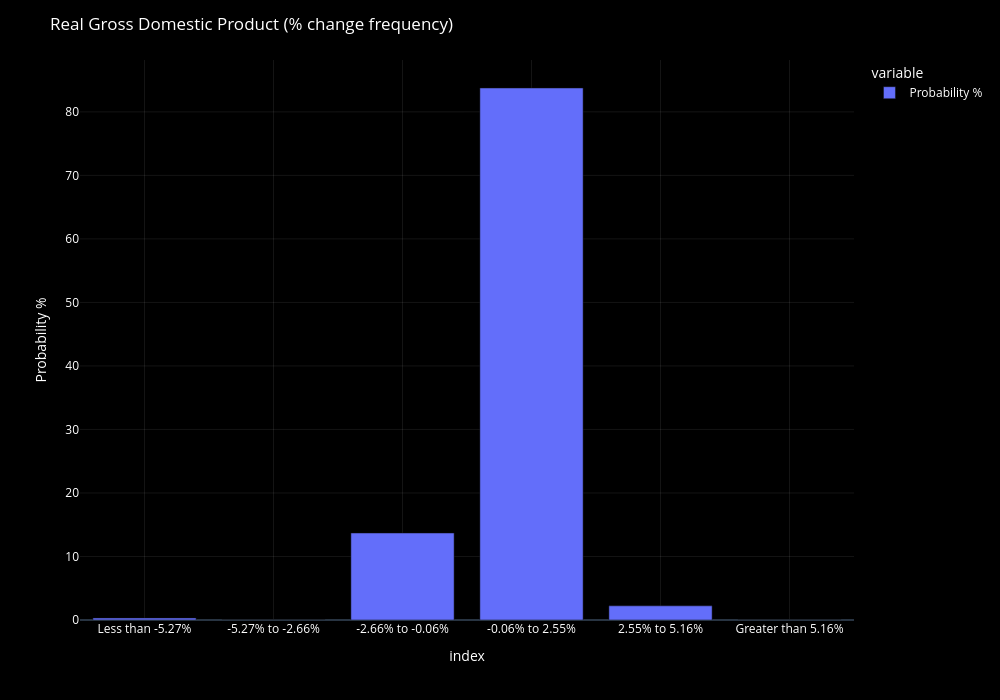

The notebook cell this image was saved under:
### Code cell
fig = plot_df_chart(
    freq_table[['Probability %']],
    chart_title = f'{DICT[INDICATOR]['title']} (% change frequency)',
    chart_type = "bar",
    yaxis_title = "Probability %",
    width=1000,
    height=700,
    show_rangeslider=False
)

### Figure 1 — Plotly figure (JSON) as saved in the notebook; plotly's stock layout.template omitted (floating-point values rounded to 4 significant figures)
{"data": [{"hovertemplate": "<b>%{fullData.name}</b><br>%{y:.2f}<extra></extra>", "legendgroup": "Probability %", "marker": {"color": "#636efa", "pattern": {"shape": ""}}, "name": "Probability %", "orientation": "v", "showlegend": true, "textposition": "auto", "type": "bar", "x": ["Less than -5.27%", "-5.27% to -2.66%", "-2.66% to -0.06%", "-0.06% to 2.55%", "2.55% to 5.16%", "Greater than 5.16%"], "xaxis": "x", "y": [0.3185, 0.0, 13.69, 83.76, 2.229, 0.0], "yaxis": "y"}], "layout": {"barmode": "relative", "dragmode": "zoom", "font": {"color": "white", "size": 12}, "height": 700, "legend": {"bgcolor": "rgba(0,0,0,0)", "itemclick": "toggle", "itemdoubleclick": "toggleothers", "title": {"text": "variable"}, "tracegroupgap": 0}, "margin": {"t": 60}, "paper_bgcolor": "black", "plot_bgcolor": "black", "title": {"text": "Real Gross Domestic Product (% change frequency)"}, "width": 1000, "xaxis": {"anchor": "y", "domain": [0, 1], "gridcolor": "rgba(255,255,255,0.08)", "rangeslider": {"visible": false}, "showgrid": true, "title": {"text": "index"}}, "yaxis": {"anchor": "x", "domain": [0, 1], "fixedrange": false, "gridcolor": "rgba(255,255,255,0.08)", "showgrid": true, "title": {"text": "Probability %"}}}}
